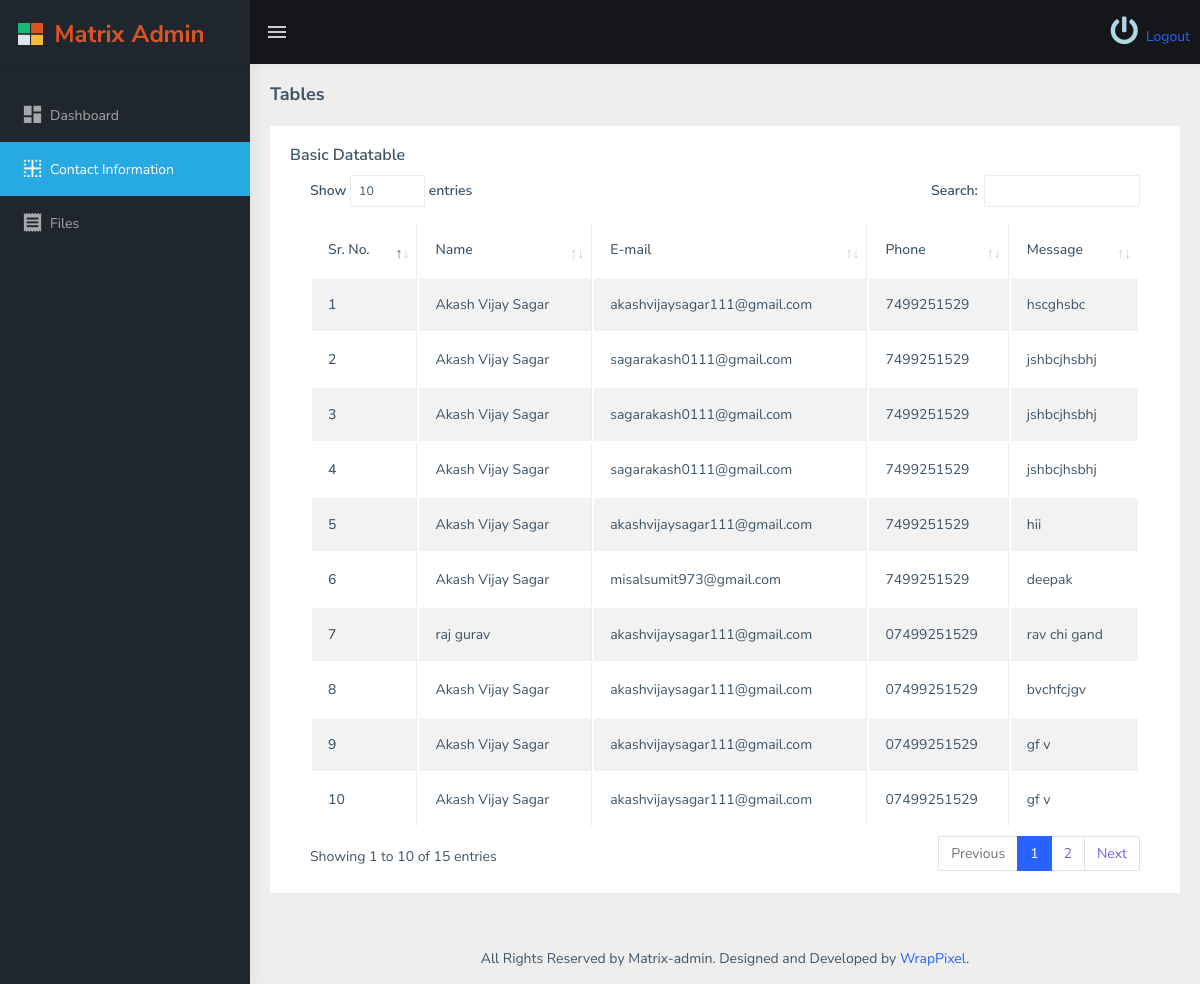
Page /contact-info/ on the committed database.
### microapp/models.py (models this page shows, shortened)
class contact_table(models.Model):
    name = models.CharField(max_length=255)
    email = models.EmailField(max_length=255)
    phone = models.CharField(max_length=10)
    message = models.TextField()

### microapp/views.py (the view)
# urls.py: path('contact-info/', views.contact_info, name='contact_info'),
def contact_info(request):
    info = contact_table.objects.all()
    data = {'information':info}
    return render(request, 'dashboard/tables.html', data)

### templates/dashboard/tables.html (shortened to what this page needs)
{% load static %}
<!DOCTYPE html>
<html dir="ltr" lang="en">
  <head>
    <link
      rel="stylesheet"
      type="text/css"
      href="{% static "dashboard/assets/extra-libs/multicheck/multicheck.css" %}"
    />
    <link
      href="{% static "dashboard/assets/libs/datatables.net-bs4/css/dataTables.bootstrap4.css" %}"
      rel="stylesheet"
    />
    <link href="{% static "dashboard/dist/css/style.min.css" %}" rel="stylesheet" />
  </head>
  <body>
    {% include 'dashboard/dashheader.html' %}
      <div class="page-wrapper">
        <div class="page-breadcrumb">
          <div class="row">
            <div class="col-12 d-flex no-block align-items-center">
              <h4 class="page-title">Tables</h4>
            </div>
          </div>
        </div>
        <div class="container-fluid">
          <div class="row">
            <div class="col-12">
              <div class="card">
                <div class="card-body">
                  <h5 class="card-title">Basic Datatable</h5>
                  <div class="table-responsive">
                    <table
                      id="zero_config"
                      class="table table-striped table-bordered"
                    >
                      <thead>
                        <tr>
                          <th>Sr. No.</th>
                          <th>Name</th>
                          <th>E-mail</th>
                          <th>Phone</th>
                          <th>Message</th>
                        </tr>
                      </thead>
                      <tbody>
                        {% for x in information %}
                        <tr>
                        <th scope="row">{{ forloop.counter }}</th>
                        <td>{{ x.name }} </td>
                        <td>{{ x.email }}</td>
                        <td>{{ x.phone }}</td>
                        <td>{{ x.message }}</td>
                        </tr>
                      {% endfor %}
                      </tbody>
                    </table>
                  </div>
                </div>
              </div>
            </div>
          </div>
        </div>
        <footer class="footer text-center">
          All Rights Reserved by Matrix-admin. Designed and Developed by
          <a href="https://www.wrappixel.com">WrapPixel</a>.
        </footer>
      </div>
  </body>
</html>

### templates/dashboard/dashheader.html (shortened to what this page needs)
{% load static %}
<!DOCTYPE html>
<html lang="en">
<head>
</head>
<body>
    <div
      id="main-wrapper"
      data-layout="vertical"
      data-navbarbg="skin5"
      data-sidebartype="full"
      data-sidebar-position="absolute"
      data-header-position="absolute"
      data-boxed-layout="full"
    >
      <header class="topbar" data-navbarbg="skin5">
        <nav class="navbar top-navbar navbar-expand-md navbar-dark">
          <div class="navbar-header" data-logobg="skin5">
            <a class="navbar-brand" href="{% url "dashboard" %}">
              <b class="logo-icon ps-2">
                <img
                  src="{% static "dashboard/assets/images/logo-icon.png" %}"
                  alt="homepage"
                  class="light-logo"
                  width="25"
                />
              </b>
              <span class="logo-text ms-2">
                <img
                  src="{% static "dashboard/assets/images/logo-text.png" %}"
                  alt="homepage"
                  class="light-logo"
                />
              </span>
            </a>
          </div>
          <div
            class="navbar-collapse collapse"
            id="navbarSupportedContent"
            data-navbarbg="skin5"
          >
            <ul class="navbar-nav float-start me-auto">
              <li class="nav-item d-none d-lg-block">
                <a
                  class="nav-link sidebartoggler waves-effect waves-light"
                  href="javascript:void(0)"
                  data-sidebartype="mini-sidebar"
                  ><i class="mdi mdi-menu font-24"></i
                ></a>
              </li>
            </ul>
            <div class="navbar-nav float-end">
                  <a href="#"><i class="fa fa-power-off me-1 ms-1" style="font-size:28px;color:lightblue"></i> Logout</a
                  >
            </div>
          </div>
        </nav>
      </header>
      <aside class="left-sidebar" data-sidebarbg="skin5">
        <div class="scroll-sidebar">
          <nav class="sidebar-nav">
            <ul id="sidebarnav" class="pt-4">
              <li class="sidebar-item">
                <a
                  class="sidebar-link waves-effect waves-dark sidebar-link"
                  href="{% url "dashboard" %}"
                  aria-expanded="false"
                  ><i class="mdi mdi-view-dashboard"></i
                  ><span class="hide-menu">Dashboard</span></a
                >
              </li>
              <li class="sidebar-item">
                <a
                  class="sidebar-link waves-effect waves-dark sidebar-link"
                  href="{% url 'contact_info' %}"
                  aria-expanded="false"
                  ><i class="mdi mdi-border-inside"></i
                  ><span class="hide-menu">Contact Information</span></a
                >
              </li>
              <li class="sidebar-item">
                <a
                  class="sidebar-link waves-effect waves-dark"
                  href="{% url "upload_file" %}"
                  aria-expanded="false"
                  ><i class="mdi mdi-receipt"></i
                  ><span class="hide-menu">Files </span>
                </a>
              </li>
            </ul>
          </nav>
        </div>
      </aside>
</body>
</html>

### rows in the picture
contact_table: name "Akash Vijay Sagar", email "akashvijaysagar111@gmail.com", phone "7499251529", message "hscghsbc"
contact_table: name "Akash Vijay Sagar", email "sagarakash0111@gmail.com", phone "7499251529", message "jshbcjhsbhj"
contact_table: name "Akash Vijay Sagar", email "sagarakash0111@gmail.com", phone "7499251529", message "jshbcjhsbhj"
contact_table: name "Akash Vijay Sagar", email "sagarakash0111@gmail.com", phone "7499251529", message "jshbcjhsbhj"
contact_table: name "Akash Vijay Sagar", email "akashvijaysagar111@gmail.com", phone "7499251529", message "hii"
contact_table: name "Akash Vijay Sagar", email "misalsumit973@gmail.com", phone "7499251529", message "deepak"
contact_table: name "raj gurav", email "akashvijaysagar111@gmail.com", phone "07499251529", message "rav chi gand"
contact_table: name "Akash Vijay Sagar", email "akashvijaysagar111@gmail.com", phone "07499251529", message "bvchfcjgv"
contact_table: name "Akash Vijay Sagar", email "akashvijaysagar111@gmail.com", phone "07499251529", message "gf v"
contact_table: name "Akash Vijay Sagar", email "akashvijaysagar111@gmail.com", phone "07499251529", message "gf v"
